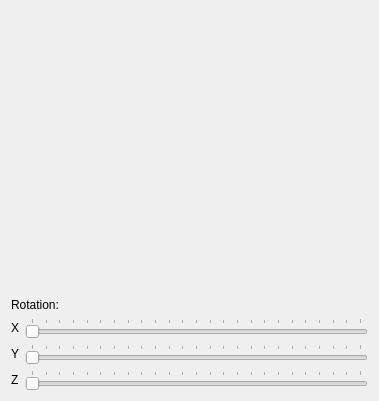
<?xml version="1.0" encoding="UTF-8"?>
<ui version="4.0">
 <class>Window</class>
 <widget class="QWidget" name="Window">
  <property name="geometry">
   <rect>
    <x>0</x>
    <y>0</y>
    <width>379</width>
    <height>401</height>
   </rect>
  </property>
  <property name="windowTitle">
   <string>Window</string>
  </property>
  <layout class="QVBoxLayout" name="verticalLayout">
   <item>
    <widget class="OpenGLWidget" name="openGLWidget" native="true">
     <property name="sizePolicy">
      <sizepolicy hsizetype="Expanding" vsizetype="Expanding">
       <horstretch>0</horstretch>
       <verstretch>0</verstretch>
      </sizepolicy>
     </property>
     <property name="minimumSize">
      <size>
       <width>200</width>
       <height>200</height>
      </size>
     </property>
    </widget>
   </item>
   <item>
    <widget class="QLabel" name="labelCoordinates">
     <property name="sizePolicy">
      <sizepolicy hsizetype="Preferred" vsizetype="Preferred">
       <horstretch>0</horstretch>
       <verstretch>0</verstretch>
      </sizepolicy>
     </property>
     <property name="text">
      <string>Rotation:</string>
     </property>
    </widget>
   </item>
   <item>
    <layout class="QHBoxLayout" name="horizontalLayout_for_X">
     <item>
      <widget class="QLabel" name="labelX">
       <property name="text">
        <string>X</string>
       </property>
      </widget>
     </item>
     <item>
      <widget class="QSlider" name="xSlider">
       <property name="maximum">
        <number>5760</number>
       </property>
       <property name="singleStep">
        <number>16</number>
       </property>
       <property name="pageStep">
        <number>15</number>
       </property>
       <property name="orientation">
        <enum>Qt::Horizontal</enum>
       </property>
       <property name="tickPosition">
        <enum>QSlider::TicksAbove</enum>
       </property>
       <property name="tickInterval">
        <number>240</number>
       </property>
      </widget>
     </item>
    </layout>
   </item>
   <item>
    <layout class="QHBoxLayout" name="horizontalLayout_for_Y">
     <item>
      <widget class="QLabel" name="labelY">
       <property name="text">
        <string>Y</string>
       </property>
      </widget>
     </item>
     <item>
      <widget class="QSlider" name="ySlider">
       <property name="maximum">
        <number>5760</number>
       </property>
       <property name="singleStep">
        <number>16</number>
       </property>
       <property name="pageStep">
        <number>15</number>
       </property>
       <property name="orientation">
        <enum>Qt::Horizontal</enum>
       </property>
       <property name="tickPosition">
        <enum>QSlider::TicksAbove</enum>
       </property>
       <property name="tickInterval">
        <number>240</number>
       </property>
      </widget>
     </item>
    </layout>
   </item>
   <item>
    <layout class="QHBoxLayout" name="horizontalLayout_for_Z">
     <item>
      <widget class="QLabel" name="labelZ">
       <property name="text">
        <string>Z</string>
       </property>
      </widget>
     </item>
     <item>
      <widget class="QSlider" name="zSlider">
       <property name="maximum">
        <number>5760</number>
       </property>
       <property name="singleStep">
        <number>16</number>
       </property>
       <property name="pageStep">
        <number>15</number>
       </property>
       <property name="orientation">
        <enum>Qt::Horizontal</enum>
       </property>
       <property name="tickPosition">
        <enum>QSlider::TicksAbove</enum>
       </property>
       <property name="tickInterval">
        <number>240</number>
       </property>
      </widget>
     </item>
    </layout>
   </item>
  </layout>
 </widget>
 <layoutdefault spacing="6" margin="11"/>
 <customwidgets>
  <customwidget>
   <class>OpenGLWidget</class>
   <extends>QWidget</extends>
   <header>oglwidget.h</header>
   <container>1</container>
   <slots>
    <slot>setXRotation(int)</slot>
    <slot>setZRotation(int)</slot>
    <slot>setYRotation(int)</slot>
   </slots>
  </customwidget>
 </customwidgets>
 <resources/>
 <connections>
  <connection>
   <sender>xSlider</sender>
   <signal>valueChanged(int)</signal>
   <receiver>openGLWidget</receiver>
   <slot>setXRotation(int)</slot>
   <hints>
    <hint type="sourcelabel">
     <x>81</x>
     <y>227</y>
    </hint>
    <hint type="destinationlabel">
     <x>83</x>
     <y>205</y>
    </hint>
   </hints>
  </connection>
  <connection>
   <sender>ySlider</sender>
   <signal>valueChanged(int)</signal>
   <receiver>openGLWidget</receiver>
   <slot>setYRotation(int)</slot>
   <hints>
    <hint type="sourcelabel">
     <x>153</x>
     <y>265</y>
    </hint>
    <hint type="destinationlabel">
     <x>156</x>
     <y>206</y>
    </hint>
   </hints>
  </connection>
  <connection>
   <sender>zSlider</sender>
   <signal>valueChanged(int)</signal>
   <receiver>openGLWidget</receiver>
   <slot>setZRotation(int)</slot>
   <hints>
    <hint type="sourcelabel">
     <x>229</x>
     <y>311</y>
    </hint>
    <hint type="destinationlabel">
     <x>227</x>
     <y>202</y>
    </hint>
   </hints>
  </connection>
 </connections>
</ui>
